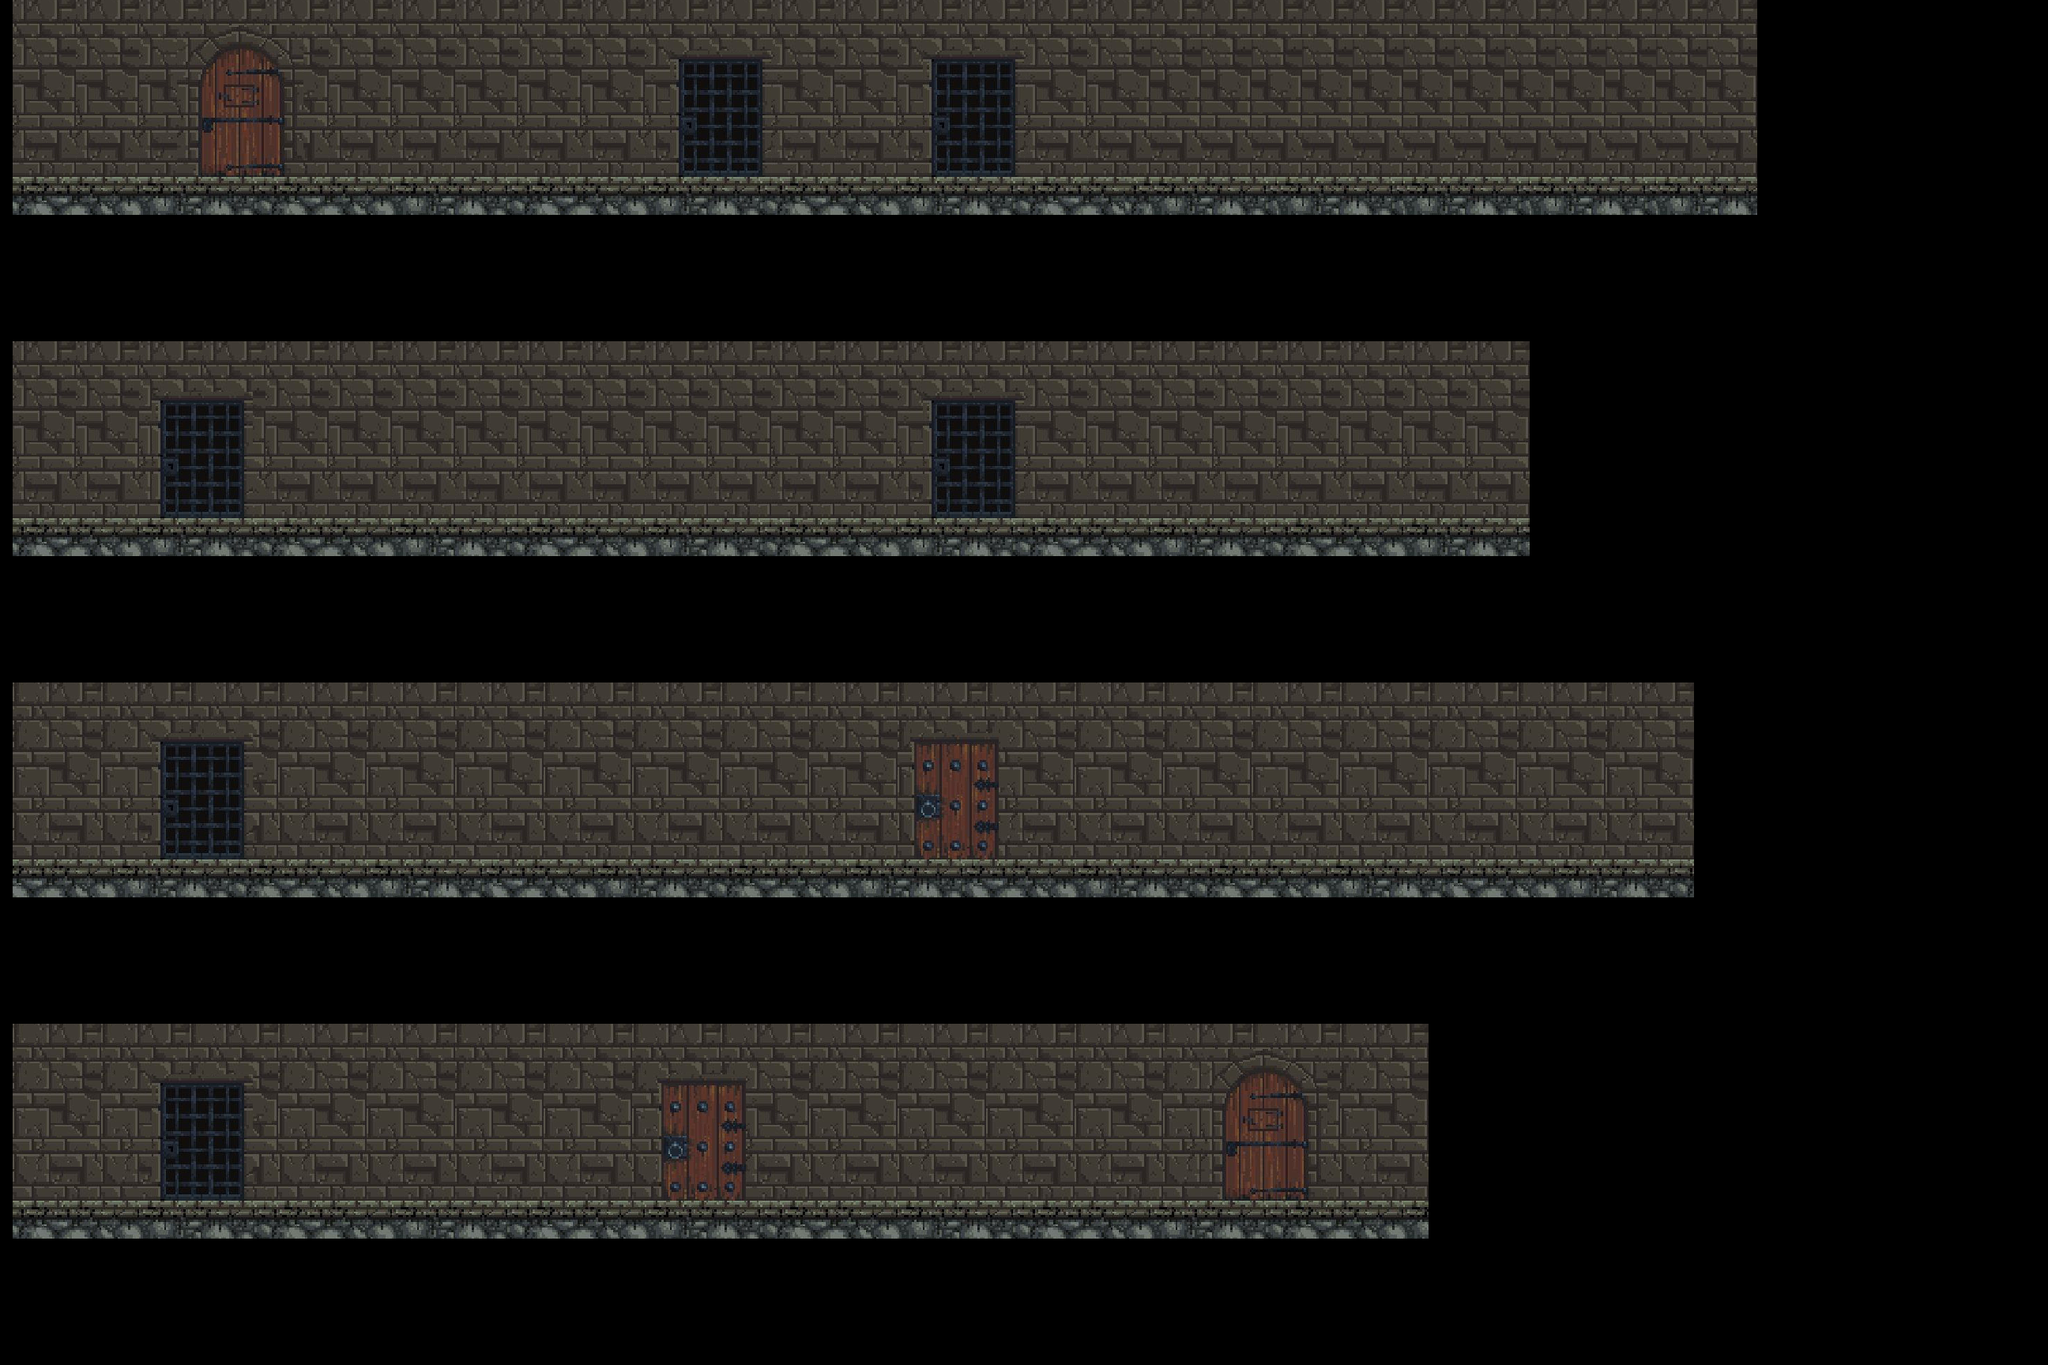

The image is a tile-based game level rendered from a .tmx file. Its description and source (layers, tilesets, objects; grid data summarised) follow:
An orthogonal 162x108 tile map with 16x16 px tiles, 5 tile layers (background, ground, door-area, door-hide, ...) and 17 objects.

<map version="1.2" tiledversion="1.2.5" orientation="orthogonal" renderorder="right-down" width="162" height="108" tilewidth="16" tileheight="16" infinite="0" nextlayerid="29" nextobjectid="30">
 <tileset firstgid="1" source="../../World/Dungeon-Door.tsx" />
 <layer id="11" name="background" width="162" height="108">
  <data>[17496 cells, 7042 non-empty, 98 distinct tile ids]</data>
 </layer>
 <layer id="12" name="ground" width="162" height="108">
  <data>[17496 cells, 1509 non-empty, 120 distinct tile ids]</data>
 </layer>
 <layer id="13" name="door-area" width="162" height="108">
  <data>[17496 cells, 790 non-empty, 270 distinct tile ids]</data>
 </layer>
 <layer id="14" name="door-hide" width="162" height="108">
  <data>[17496 cells, 70 non-empty, 70 distinct tile ids]</data>
 </layer>
 <layer id="15" name="door-level" width="162" height="108">
  <data>[17496 cells, 0 non-empty, 0 distinct tile ids]</data>
 </layer>
 <objectgroup id="18" name="ground">
  <object id="7" x="16" y="224" width="2208" height="48" />
  <object id="13" x="16" y="656" width="1920" height="48" />
  <object id="20" x="17.3333" y="1086.67" width="2128" height="48" />
  <object id="21" x="16" y="1520" width="1792" height="48" />
 </objectgroup>
 <objectgroup id="19" name="chest-object-area1">
  <object id="8" x="2121.33" y="176" width="86.6667" height="46.6667" />
 </objectgroup>
 <objectgroup id="16" name="door-area2-object-area1">
  <object id="4" x="1182" y="70" width="100" height="150" />
 </objectgroup>
 <objectgroup id="17" name="door-area3-object-area1">
  <object id="6" x="860" y="74.6667" width="104" height="146.667" />
 </objectgroup>
 <objectgroup id="20" name="door-area1-object-area2">
  <object id="9" x="1580" y="-592" />
  <object id="11" x="202" y="506" width="110" height="146" />
 </objectgroup>
 <objectgroup id="21" name="door-area4-object-area2">
  <object id="12" x="1180" y="506.667" width="104" height="146.667" />
 </objectgroup>
 <objectgroup id="22" name="chest-object-area2">
  <object id="14" x="1808" y="608" width="96" height="48" />
 </objectgroup>
 <objectgroup id="23" name="door-area1-object-area3">
  <object id="17" x="204" y="937.333" width="102.667" height="148" />
 </objectgroup>
 <objectgroup id="24" name="door-hide-object-area3">
  <object id="18" x="1156" y="933.333" width="106.667" height="152" />
 </objectgroup>
 <objectgroup id="25" name="chest-object-area3">
  <object id="19" x="2032" y="1040" width="96" height="48" />
 </objectgroup>
 <objectgroup id="26" name="door-area2-object-area4">
  <object id="23" x="204" y="1368" width="102" height="146" />
 </objectgroup>
 <objectgroup id="27" name="door-hide-object-area4">
  <object id="24" x="838" y="1364" width="108" height="158" />
 </objectgroup>
 <objectgroup id="28" name="door-level5-object-area4">
  <object id="27" x="1536" y="1328" width="128" height="192" />
 </objectgroup>
</map>